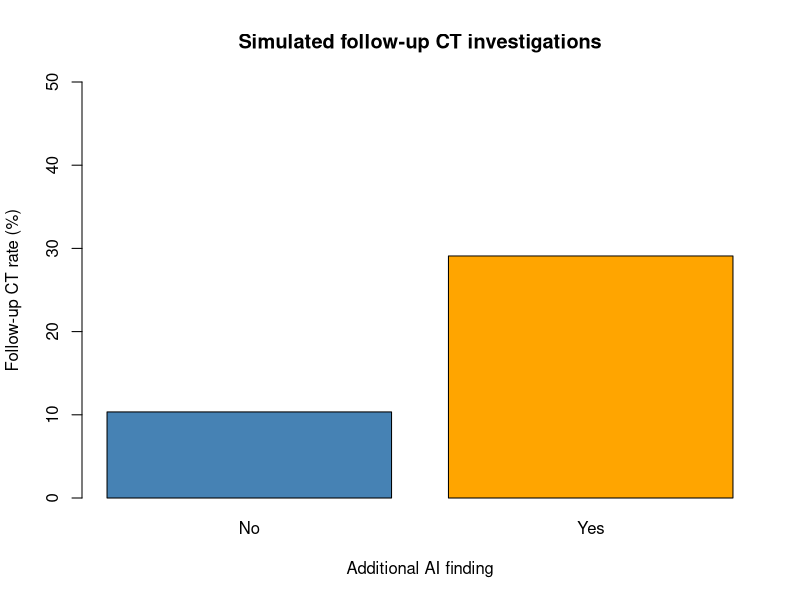
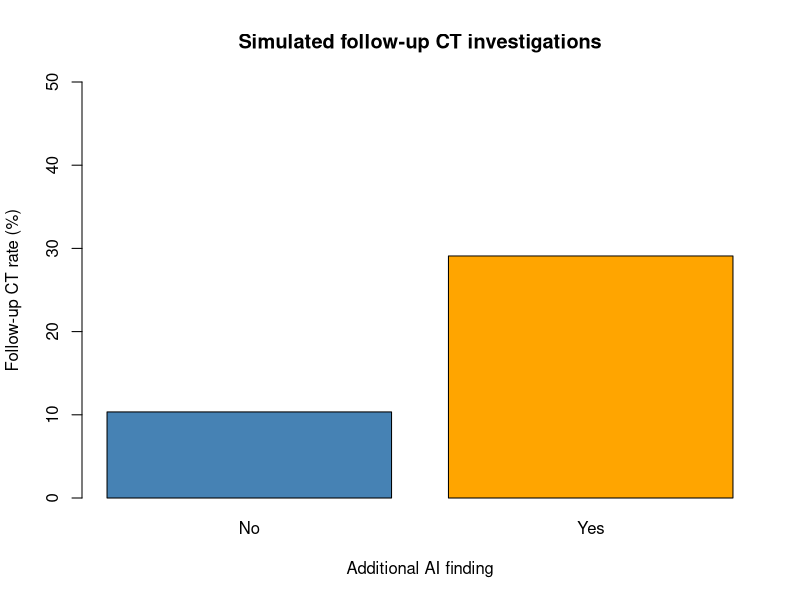

Write R code to recreate these figures, in order.
# RSM Assignment: AI-assisted chest radiography
# Simulated data - not real patient data

set.seed(123)

# Simulate 200 patients
n <- 200

data <- data.frame(
  patient_id = 1:n,
  ai_finding = sample(c("Yes", "No"), n,
                      replace = TRUE, prob = c(0.3, 0.7))
)

# Simulate follow-up CT investigations
data$followup_CT <- ifelse(
  data$ai_finding == "Yes",
  rbinom(n, 1, 0.4),
  rbinom(n, 1, 0.1)
)

# Calculate follow-up rates
rates <- aggregate(followup_CT ~ ai_finding,
                   data = data, FUN = mean)

# Create a plot
barplot(
  rates$followup_CT * 100,
  names.arg = rates$ai_finding,
  col = c("steelblue", "orange"),
  ylim = c(0, 50),
  ylab = "Follow-up CT rate (%)",
  xlab = "Additional AI finding",
  main = "Simulated follow-up CT investigations"
)

# Save plot
png("outputs/followup_CT.png", width = 800, height = 600)

barplot(
  rates$followup_CT * 100,
  names.arg = rates$ai_finding,
  col = c("steelblue", "orange"),
  ylim = c(0, 50),
  ylab = "Follow-up CT rate (%)",
  xlab = "Additional AI finding",
  main = "Simulated follow-up CT investigations"
)

dev.off()
